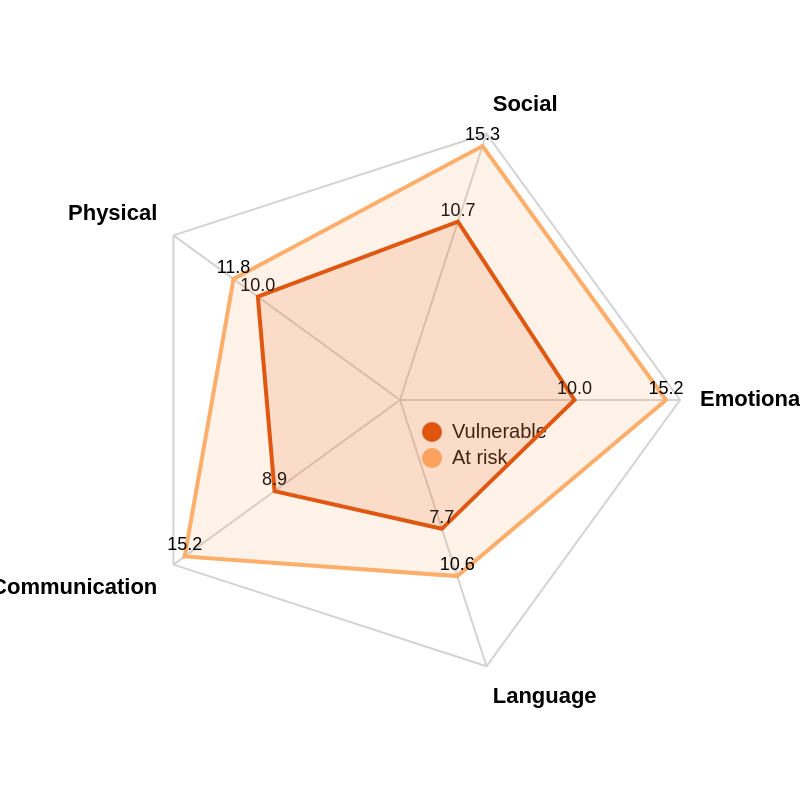

Write the Vega-Lite specification saved for this chart.
### Vega specification from a JSON file in a GitHub repository (floating-point values rounded to 4 significant figures)
{"$schema": "https://vega.github.io/schema/vega/v6.json", "description": "Radar chart: % of children vulnerable, at risk, or on track, by AEDC developmental domain, Australia 2024", "width": 400, "height": 400, "padding": 60, "autosize": {"type": "none", "contains": "padding"}, "signals": [{"name": "radius", "update": "width / 2"}], "data": [{"name": "table", "values": [{"key": "Physical", "value": 10.04, "category": "Vulnerable"}, {"key": "Social", "value": 10.72, "category": "Vulnerable"}, {"key": "Emotional", "value": 9.97, "category": "Vulnerable"}, {"key": "Language", "value": 7.74, "category": "Vulnerable"}, {"key": "Communication", "value": 8.86, "category": "Vulnerable"}, {"key": "Physical", "value": 11.76, "category": "At risk"}, {"key": "Social", "value": 15.26, "category": "At risk"}, {"key": "Emotional", "value": 15.2, "category": "At risk"}, {"key": "Language", "value": 10.58, "category": "At risk"}, {"key": "Communication", "value": 15.21, "category": "At risk"}]}, {"name": "keys", "source": "table", "transform": [{"type": "aggregate", "groupby": ["key"]}]}], "scales": [{"name": "angular", "type": "point", "range": {"signal": "[-PI, PI]"}, "padding": 0.5, "domain": {"data": "table", "field": "key"}}, {"name": "radial", "type": "linear", "range": {"signal": "[0, radius]"}, "zero": true, "nice": false, "domain": [0, 16], "domainMin": 0}, {"name": "color", "type": "ordinal", "domain": {"data": "table", "field": "category"}, "range": ["#d94801", "#fdae6b"]}], "encode": {"enter": {"x": {"signal": "radius"}, "y": {"signal": "radius"}}}, "marks": [{"type": "group", "name": "categories", "zindex": 1, "from": {"facet": {"data": "table", "name": "facet", "groupby": ["category"]}}, "marks": [{"type": "line", "name": "category-line", "from": {"data": "facet"}, "encode": {"enter": {"interpolate": {"value": "linear-closed"}, "x": {"signal": "scale('radial', datum.value) * cos(scale('angular', datum.key))"}, "y": {"signal": "scale('radial', datum.value) * sin(scale('angular', datum.key))"}, "stroke": {"scale": "color", "field": "category"}, "strokeWidth": {"value": 2}, "fill": {"scale": "color", "field": "category"}, "fillOpacity": {"value": 0.15}}}}, {"type": "text", "name": "value-text", "from": {"data": "category-line"}, "encode": {"enter": {"x": {"signal": "datum.x"}, "y": {"signal": "datum.y"}, "text": {"signal": "format(datum.datum.value, '.1f')"}, "align": {"value": "center"}, "baseline": {"value": "middle"}, "fontSize": {"value": 9}, "dy": {"value": -6}, "fill": {"value": "black"}}}}]}, {"type": "rule", "name": "radial-grid", "from": {"data": "keys"}, "zindex": 0, "encode": {"enter": {"x": {"value": 0}, "y": {"value": 0}, "x2": {"signal": "radius * cos(scale('angular', datum.key))"}, "y2": {"signal": "radius * sin(scale('angular', datum.key))"}, "stroke": {"value": "lightgray"}, "strokeWidth": {"value": 1}}}}, {"type": "text", "name": "key-label", "from": {"data": "keys"}, "zindex": 1, "encode": {"enter": {"x": {"signal": "(radius + 10) * cos(scale('angular', datum.key))"}, "y": {"signal": "(radius + 10) * sin(scale('angular', datum.key))"}, "text": {"field": "key"}, "align": [{"test": "abs(scale('angular', datum.key)) > PI / 2", "value": "right"}, {"value": "left"}], "baseline": [{"test": "scale('angular', datum.key) > 0", "value": "top"}, {"test": "scale('angular', datum.key) == 0", "value": "middle"}, {"value": "bottom"}], "fill": {"value": "black"}, "fontWeight": {"value": "bold"}, "fontSize": {"value": 11}}}}, {"type": "line", "name": "outer-line", "from": {"data": "radial-grid"}, "encode": {"enter": {"interpolate": {"value": "linear-closed"}, "x": {"field": "x2"}, "y": {"field": "y2"}, "stroke": {"value": "lightgray"}, "strokeWidth": {"value": 1}}}}], "legends": [{"fill": "color", "orient": "top-left", "offset": 10}]}
